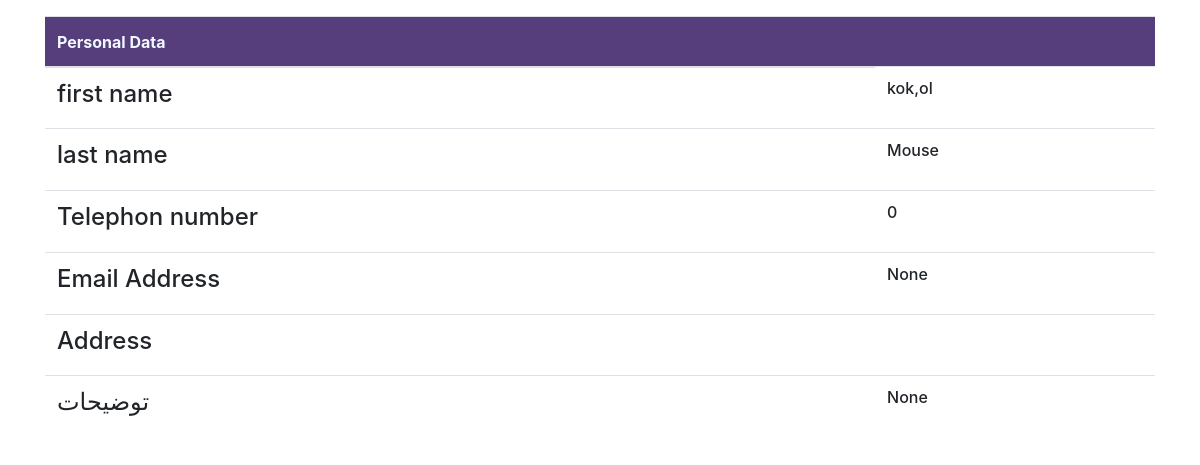
The page /list/2/ on the database its author committed.
### create_customer/models.py (models this page shows, shortened)
class PersonalData(models.Model):
	first_name = models.CharField("First name", max_length=255)
	last_name = models.CharField("Last name", max_length=255)
	email = models.EmailField(blank=True, null=True)
	phone = models.CharField(max_length=20)
	address =  models.TextField(blank=True, null=True)
	description = models.TextField(blank=True, null=True)

### create_customer/views.py (the view)
# urls.py: path('list/<int:pk>/',views.detail,name='detail')
def detail(request,pk):
    user = PersonalData.objects.get(pk=pk)
    return render(request,'list/detail.html',{'user':user})

### create_customer/templates/list/detail.html (shortened to what this page needs)
<!DOCTYPE html>
<html lang="en">
<head>
    <link rel="stylesheet" href="https://stackpath.bootstrapcdn.com/bootstrap/4.3.1/css/bootstrap.min.css">
    {% load static %}
    <link rel="stylesheet" href="{% static 'list/style.css' %}">
</head>
<body>
    <div class="container">
        {% if user %}
        <table class="table mt-3">
            <thead class="mytable">
                <tr>
                    <th>Personal Data</th>
                    <td></td>
                </tr>
            </thead>
            <tbody>
                <tr>
                    <td>
                        <h4>first name</h4>
                    </td>
                    <td>
                        <h6>{{user.first_name}}</h6>
                    </td>
                </tr>
                <tr>
                    <td>
                        <h4>last name</h4>
                    </td>
                    <td>
                        <h6>{{user.last_name}}</h6>
                    </td>
                </tr>
                <tr>
                    <td>
                        <h4>Telephon number</h4>
                    </td>
                    <td>
                        <h6>{{user.phone}}</h6>
                    </td>
                </tr>
                <tr>
                    <td>
                        <h4>Email Address</h4>
                    </td>
                    <td>
                        <h6>{{user.email}}</h6>
                    </td>
                </tr>
                <tr>
                    <td>
                        <h4> Address</h4>
                    </td>
                    <td>
                    </td>
                </tr>
                <tr>
                    <td>
                        <h4>توضیحات</h4>
                    </td>
                    <td>
                        <h6>{{user.description}}</h6>
                    </td>
                </tr>
            </tbody>
        </table>
        {% endif %}
    </div>
</body>
</html>

### create_customer/static/list/style.css (style rules this page uses)
.mytable { background-color: #563d7c; color: aliceblue; }
thead { height: 50px; }

### rows shown on the page
PersonalData: first_name "kok,ol", last_name "Mouse", phone "0", email "None", description "None"
